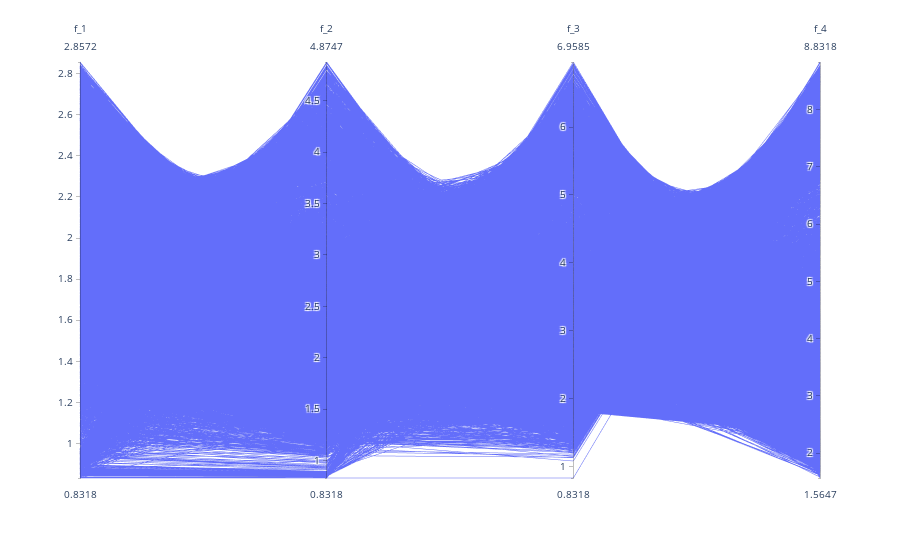

Notebook code cell kept with this figure:
### Code cell
ex.parallel_coordinates(
    archive.solutions,
    dimensions= [f"f_{i+1}" for i in range(n_objs)],
    )

### Figure 1 — Plotly figure (JSON) as saved in the notebook; plotly's stock layout.template omitted (floating-point values rounded to 4 significant figures; data arrays with more than 128 entries replaced by an {"elided": "..."} marker saying what was removed)
{"data": [{"dimensions": [{"label": "f_1", "values": {"elided": "8354 float values"}}, {"label": "f_2", "values": {"elided": "8354 float values"}}, {"label": "f_3", "values": {"elided": "8354 float values"}}, {"label": "f_4", "values": {"elided": "8354 float values"}}], "domain": {"x": [0, 1], "y": [0, 1]}, "name": "", "type": "parcoords"}], "layout": {"legend": {"tracegroupgap": 0}, "margin": {"t": 60}}}
